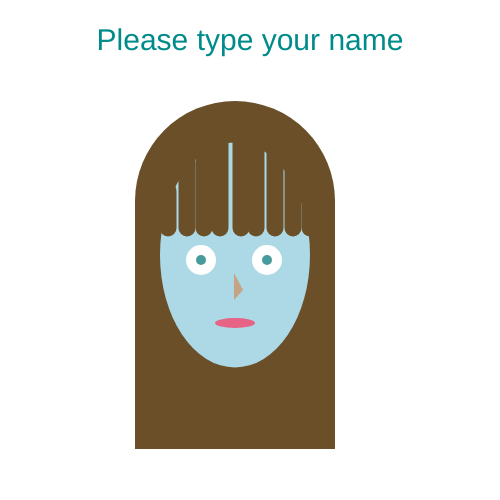
Frame 1 (no input)
Frame 60 (no input): identical to frame 1, image omitted
Frame 120 (the mouse pressed at the canvas centre since frame 60): identical to frame 1, image omitted

The p5.js sketch that drew this single still picture (run headless with seeded random() and noise() and a simulated clock; from frame 60 on, the mouse is pressed at the canvas centre):

// p5.js sketch
// ── sketch.js
function setup() {
  createCanvas(500, 500);
}

function draw() {
  background("white");

  // x and y coordinates
  //fill("black");
  //noStroke();
  //frameRate(12);
  //textSize(24);
  //text("X: " + mouseX, 0, height / 4);
  // text("Y: " + mouseY, 0, height / 2);

  // hair
  fill("#6A4F29");
  noStroke();
  rect(135, 199, 200, 250);
  ellipse(235, 201, 200);

  //face
  fill("lightblue");
  noStroke();
  ellipse(235, 255, 150, 225);

  //bangs
  stroke("#6A4F29");
  strokeWeight(17);
  line(168, 191, 168, 228);
  line(187, 163, 187, 228);
  line(204, 145, 204, 228);
  line(220, 135, 220, 228);
  line(241, 137, 241, 228);
  line(256, 141, 256, 228);
  line(275, 151, 275, 228);
  line(293, 172, 293, 228);
  line(310, 204, 310, 228);

  //eyes
  fill("white");
  noStroke();
  ellipse(201, 260, 30, 30);
  ellipse(267, 260, 30, 30);

  fill("#469B9D");
  ellipse(201, 260, 10, 10);
  ellipse(267, 260, 10, 10);

  //nose
  fill("#C4A484");
  triangle(234, 273, 243, 290, 234, 300);

  //mouth
  fill("#e66386");
  ellipse(235, 323, 40, 10);

  //type name
  textAlign(CENTER);
  fill("darkcyan");
  textSize(30);
  text("Please type your name", width / 2, 50);
}

function keyPressed() {
  textAlign(CENTER);
  fill("#e66386");
  textSize(32);
  text("Nice to meet you", width / 2, 435);
  fill("lightblue");
  noStroke();
  ellipse(201, 260, 35, 35);
  ellipse(267, 260, 35, 35);
}

// ── style.css
html,
body {
  margin: 0;
  padding: 0;
}
canvas {
  display: block;
  border-width: 5px;
  border-style: dashed;
  border-color: #6a4f29;
}

body {
  background-color: darkcyan;
}

h1 {
  font-family: "Franklin Gothic Medium", "Arial Narrow", Arial, sans-serif;
  color: white;
}

h2 {
  font-family: "Franklin Gothic Medium", "Arial Narrow", Arial, sans-serif;
  color: lightblue;
}
